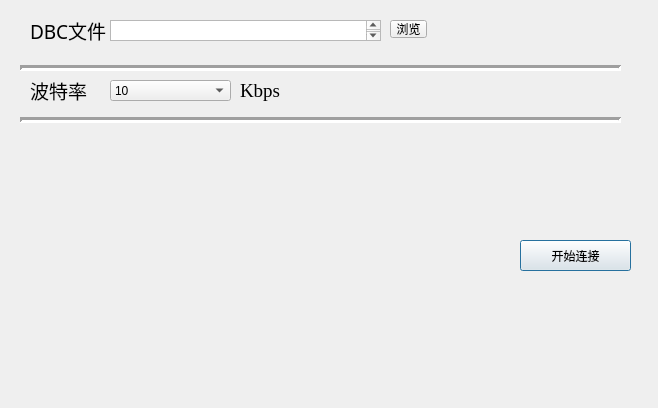
<?xml version="1.0" encoding="UTF-8"?>
<ui version="4.0">
 <class>Param_setting</class>
 <widget class="QDialog" name="Param_setting">
  <property name="geometry">
   <rect>
    <x>0</x>
    <y>0</y>
    <width>658</width>
    <height>408</height>
   </rect>
  </property>
  <property name="windowTitle">
   <string>Param_setting</string>
  </property>
  <widget class="QToolButton" name="read_DBC_file_button">
   <property name="geometry">
    <rect>
     <x>390</x>
     <y>20</y>
     <width>37</width>
     <height>18</height>
    </rect>
   </property>
   <property name="text">
    <string>浏览</string>
   </property>
  </widget>
  <widget class="QLabel" name="label_2">
   <property name="geometry">
    <rect>
     <x>240</x>
     <y>80</y>
     <width>71</width>
     <height>21</height>
    </rect>
   </property>
   <property name="font">
    <font>
     <family>Times New Roman</family>
     <pointsize>14</pointsize>
     <weight>50</weight>
     <bold>false</bold>
    </font>
   </property>
   <property name="text">
    <string>Kbps</string>
   </property>
  </widget>
  <widget class="Line" name="line">
   <property name="geometry">
    <rect>
     <x>20</x>
     <y>110</y>
     <width>601</width>
     <height>20</height>
    </rect>
   </property>
   <property name="lineWidth">
    <number>3</number>
   </property>
   <property name="orientation">
    <enum>Qt::Horizontal</enum>
   </property>
  </widget>
  <widget class="QComboBox" name="baud_rate">
   <property name="geometry">
    <rect>
     <x>110</x>
     <y>80</y>
     <width>121</width>
     <height>21</height>
    </rect>
   </property>
   <item>
    <property name="text">
     <string>10</string>
    </property>
   </item>
   <item>
    <property name="text">
     <string>20</string>
    </property>
   </item>
   <item>
    <property name="text">
     <string>40</string>
    </property>
   </item>
   <item>
    <property name="text">
     <string>50</string>
    </property>
   </item>
   <item>
    <property name="text">
     <string>80</string>
    </property>
   </item>
   <item>
    <property name="text">
     <string>100</string>
    </property>
   </item>
   <item>
    <property name="text">
     <string>125</string>
    </property>
   </item>
   <item>
    <property name="text">
     <string>200</string>
    </property>
   </item>
   <item>
    <property name="text">
     <string>250</string>
    </property>
   </item>
   <item>
    <property name="text">
     <string>400</string>
    </property>
   </item>
   <item>
    <property name="text">
     <string>500</string>
    </property>
   </item>
   <item>
    <property name="text">
     <string>666</string>
    </property>
   </item>
   <item>
    <property name="text">
     <string>800</string>
    </property>
   </item>
   <item>
    <property name="text">
     <string>1000</string>
    </property>
   </item>
   <item>
    <property name="text">
     <string>33.33</string>
    </property>
   </item>
   <item>
    <property name="text">
     <string>66.66</string>
    </property>
   </item>
   <item>
    <property name="text">
     <string>83.33</string>
    </property>
   </item>
  </widget>
  <widget class="QTextEdit" name="textEdit_DBC_dir">
   <property name="geometry">
    <rect>
     <x>110</x>
     <y>20</y>
     <width>271</width>
     <height>21</height>
    </rect>
   </property>
  </widget>
  <widget class="Line" name="line_2">
   <property name="geometry">
    <rect>
     <x>20</x>
     <y>60</y>
     <width>601</width>
     <height>16</height>
    </rect>
   </property>
   <property name="lineWidth">
    <number>3</number>
   </property>
   <property name="orientation">
    <enum>Qt::Horizontal</enum>
   </property>
  </widget>
  <widget class="QLabel" name="label">
   <property name="geometry">
    <rect>
     <x>30</x>
     <y>80</y>
     <width>81</width>
     <height>21</height>
    </rect>
   </property>
   <property name="font">
    <font>
     <family>宋体</family>
     <pointsize>14</pointsize>
     <weight>50</weight>
     <bold>false</bold>
    </font>
   </property>
   <property name="text">
    <string>波特率</string>
   </property>
  </widget>
  <widget class="QLabel" name="label_3">
   <property name="geometry">
    <rect>
     <x>30</x>
     <y>20</y>
     <width>91</width>
     <height>21</height>
    </rect>
   </property>
   <property name="font">
    <font>
     <family>新宋体</family>
     <pointsize>14</pointsize>
     <weight>50</weight>
     <bold>false</bold>
    </font>
   </property>
   <property name="text">
    <string>DBC文件</string>
   </property>
  </widget>
  <widget class="QPushButton" name="start_connect_button">
   <property name="geometry">
    <rect>
     <x>520</x>
     <y>240</y>
     <width>111</width>
     <height>31</height>
    </rect>
   </property>
   <property name="text">
    <string>开始连接</string>
   </property>
  </widget>
 </widget>
 <layoutdefault spacing="6" margin="11"/>
 <resources/>
 <connections/>
</ui>
